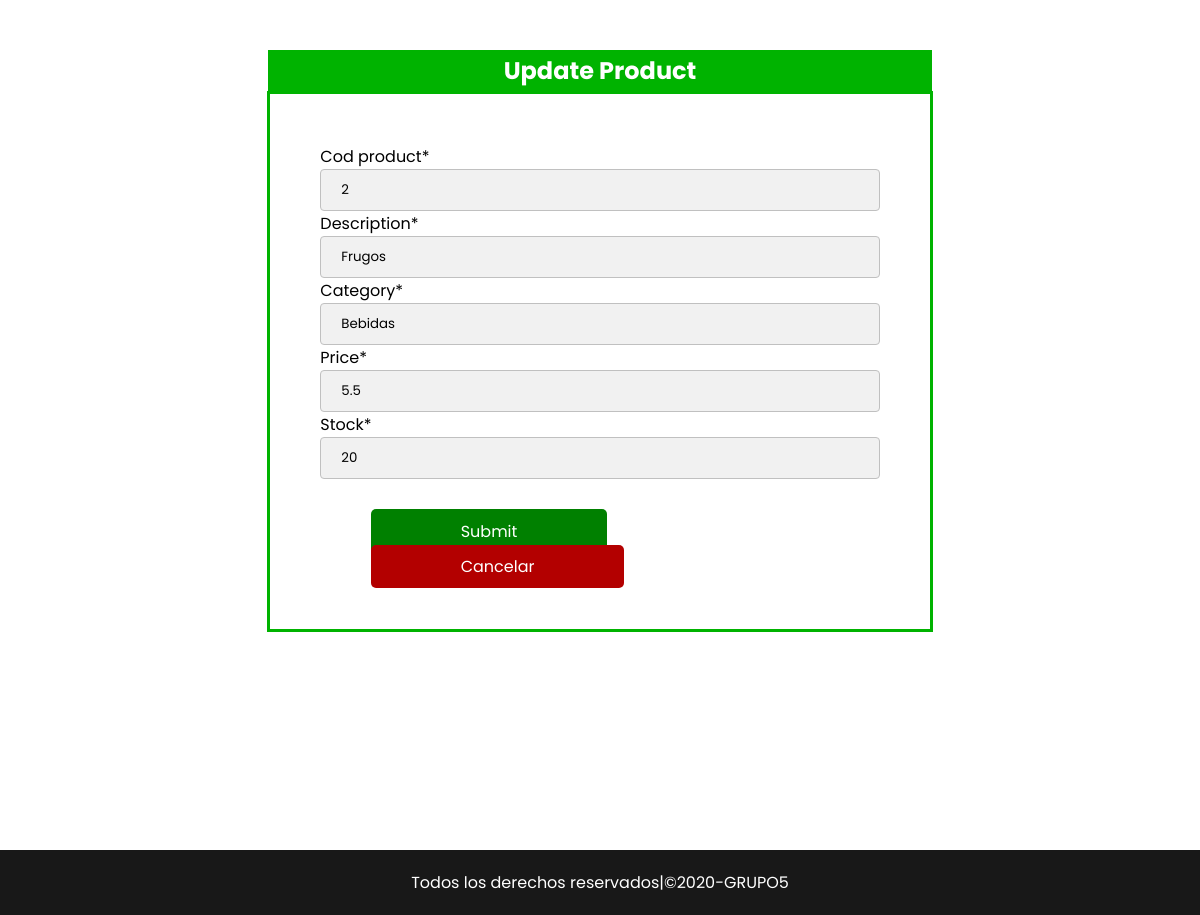
Screenshot of /update_2/ with the database file from the repository.
### Crud/models.py (models this page shows, shortened)
class Productos(models.Model):
    cod_product = models.IntegerField(primary_key=True)
    description = models.CharField(max_length=150)
    create = models.DateTimeField(auto_now_add=True)
    category = models.CharField(max_length=150)
    price= models.FloatField()
    stock = models.IntegerField()

### Crud/views.py (the view)
# urls.py: path('update_<int:id>/',Update,name='update')
def Update(request,id):
    product= get_object_or_404(Productos, cod_product=id)
    if request.method == 'POST':
        form = ProductForm(request.POST, instance= product)
        if form.is_valid():
            form.save()
            return redirect('app:crud')
    else:
        form = ProductForm(instance=product)
    context =  {'update': form}
    return render(request, 'update.html', context)

### Crud/forms.py
class ProductForm(ModelForm):
    class Meta:
        model = Productos
        fields = '__all__'

### Templates/update.html (shortened to what this page needs)
{% extends 'base.html' %}
{% load crispy_forms_tags %}
{% block content %}
<main class="contenedor-form">
    <div class="title-form-update">
        <h2>Update Product</h2>
    </div>
    <form method="POST" class="form-update" autocomplete="off">
        {{update|crispy}}
        <div >
            <input type="submit" class="btn-input btn-success">
            <a href="{% url 'app:crud' %}" class="btn-input btn-danger">Cancelar</a>
        </div>
    </form>
</main>
{% endblock %}

### Crud/static/css/estilos.css (style rules this page uses)
* { margin: 0; padding: 0; font-family: 'Poppins', sans-serif; }
.btn-success { background-color: green; color: white; }
.btn-danger { background-color: #b30000; color: white; }
.btn-input { border: none; color: white; padding: 10px 90px; text-decoration: none; text-align: center; margin-left: 9%; border-radius: 5px; font-size: 1em; margin-top: 30px; }
.contenedor-form { width: 60%; height: 100vh; margin-top:50px; margin-left: 20%; }
.form-create, .form-update { width: 92.4%; margin: auto; padding-bottom: 50px; padding: 50px; }
.form-update { border: 3px solid #00b300; }
.numberinput, .textinput { width: 100%; padding: 10px 20px; box-sizing: border-box; border: 1px solid silver; border-radius: 4px; background-color: #f1f1f1; }
.title-form-create,.title-form-update { width: 92.3%; margin: auto; }
.title-form-update { border: 3px solid #00b300; background-color: #00b300; }
.title-form-create > h2, .title-form-update > h2 { color: white; text-align: center; }

### Crud/static/css/Index.css (style rules this page uses)
* { margin: 0%; padding: 0%; box-sizing: border-box; font-family: 'Poppins', sans-serif; }

### rows the page displays
Productos: cod_product "2", description "Frugos", category "Bebidas", price "5.5", stock "20"
